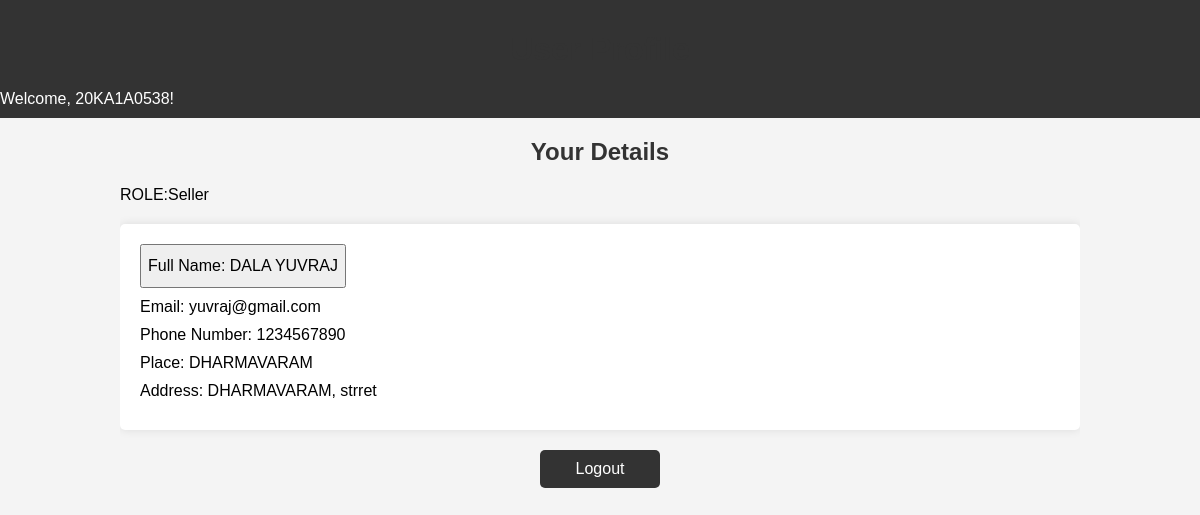
/profile/ (signed in), run on the app's committed database.
### home/models.py (models this page shows, shortened)
class Sellers(models.Model):
    user = models.OneToOneField(User, on_delete=models.CASCADE)
    firstname = models.CharField(max_length=100)
    secondname = models.CharField(max_length=100)
    email = models.EmailField()
    phonenumber = models.CharField(max_length=15)
    place = models.CharField(max_length=100)
    address = models.TextField()

### home/views.py (the view)
# urls.py: path('profile/', profile, name='profile'),
@login_required
def profile(request):
    user = request.user
    try:
        buyer = Buyers.objects.get(user=user)
        profile_type = 'buyer'
        seller_details = Sellers.objects.all()  # If the user is a buyer, show all sellers
    except Buyers.DoesNotExist:
        buyer = None
        profile_type = 'seller'
        seller_details = Sellers.objects.filter(user=user)  # If the user is a seller, show only their details
    context = {
        'user': user,
        'profile_type': profile_type,
        'buyer': buyer,
        'seller_details': seller_details,
    }
    return render(request, 'profile.html', context)

### home/templates/profile.html (shortened to what this page needs)
<!DOCTYPE html>
<html lang="en">
<head>
</head>
<body>
    <div class="profile-header">
        <h1>User Profile</h1>
        <p>Welcome, {{ user.username }}! </p>
    </div>
    <div class="container">
        {% if profile_type == 'buyer' %}
        <p>Welcome, {{ user.username }}! </p>
        <h2>ROLE:Buyer</h2>
        <h2>Country:{{buyer.country}}</h2>
            <div class="profile-content">
                <h2>Seller Details</h2>
                {% for seller in seller_details %}
                    <p>UserId: {{ seller.user.username }}</p>
                    <button><p>Full Name: {{ seller.firstname }} {{ seller.secondname }}</p></button>
                    <p>Email: {{ seller.user.email }}</p>
                    <p>Phone Number: {{ seller.phonenumber }}</p>
                    <p>Place: {{ seller.place }}</p>
                    <p>Address: {{ seller.address }}</p>
                    <hr>
                {% endfor %}
            </div>
        {% elif profile_type == 'seller' %}
            <h2>Your Details</h2>
        </h2>ROLE:Seller</h2>
            <div class="profile-content">
                {% for seller in seller_details %}
                    <button><p>Full Name: {{ seller.firstname }} {{ seller.secondname }}</p></button>
                    <p>Email: {{ seller.user.email }}</p>
                    <p>Phone Number: {{ seller.phonenumber }}</p>
                    <p>Place: {{ seller.place }}</p>
                    <p>Address: {{ seller.address }}</p>
                {% endfor %}
            </div>
        {% endif %}
        <a class="logout-button" href="{% url 'logout' %}">Logout</a>
    </div>
</body>
</html>

### home/templates/profile.html (style rules this page uses)
body { font-family: Arial, sans-serif; background-color: #f4f4f4; margin: 0; padding: 0; }
.container { width: 80%; margin: auto; overflow: hidden; }
h1, h2 { text-align: center; color: #333; }
.profile-header { background: #333; color: #fff; padding: 10px 0; }
.profile-header p { margin: 0; }
.profile-content { background: #fff; padding: 20px; margin: 20px 0; border-radius: 5px; box-shadow: 0 0 10px rgba(0, 0, 0, 0.1); }
.profile-content p { margin: 10px 0; font-size: 16px; }
.logout-button { display: block; width: 100px; margin: 20px auto; padding: 10px; text-align: center; background: #333; color: #fff; text-decoration: none; border-radius: 5px; }

### data on the page
Sellers: firstname "DALA", secondname "YUVRAJ", user.email "yuvraj@gmail.com", phonenumber "1234567890", place "DHARMAVARAM", address "DHARMAVARAM, strret"

### other printed values
{{ user.username }} "20KA1A0538"
